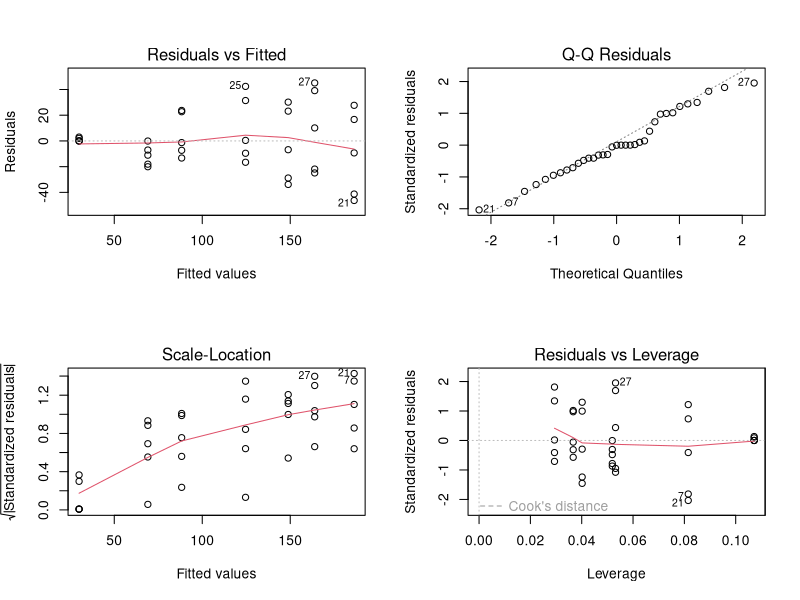

This figure's R source:
## ---- chunk 1
knitr::opts_chunk$set(echo = FALSE)
## ---- chunk 2
summary(lm(circumference~age, Orange))
## ---- chunk 3
par(mfrow = c(2, 2))
plot(lm(circumference~age, Orange))
